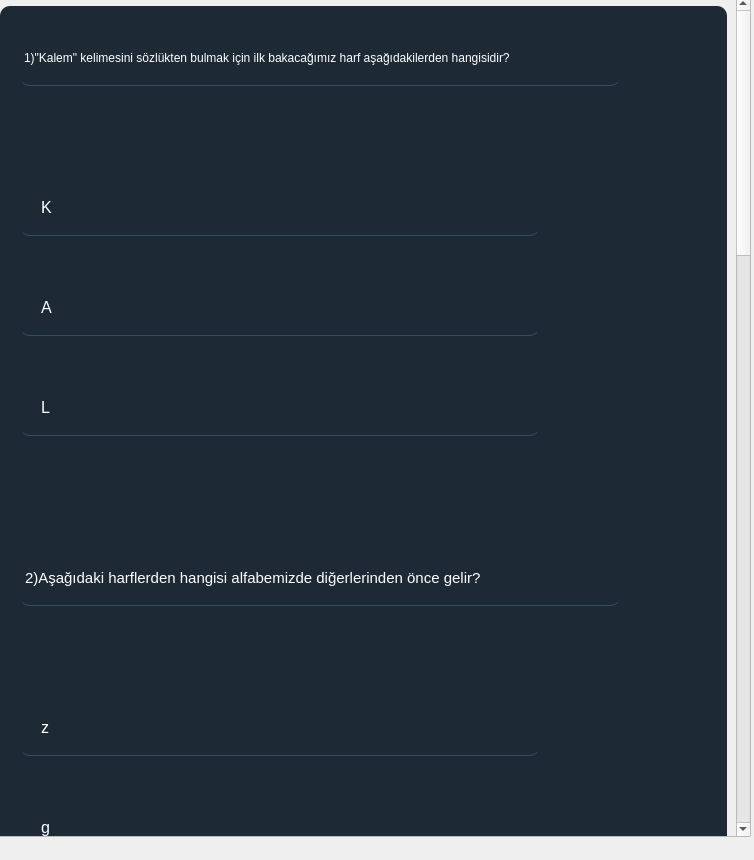
<?xml version="1.0" encoding="UTF-8"?>
<ui version="4.0">
 <class>Form</class>
 <widget class="QWidget" name="Form">
  <property name="geometry">
   <rect>
    <x>0</x>
    <y>0</y>
    <width>754</width>
    <height>860</height>
   </rect>
  </property>
  <property name="windowTitle">
   <string>Form</string>
  </property>
  <widget class="QScrollArea" name="scrollArea">
   <property name="geometry">
    <rect>
     <x>-10</x>
     <y>-4</y>
     <width>761</width>
     <height>841</height>
    </rect>
   </property>
   <property name="styleSheet">
    <string notr="true"/>
   </property>
   <property name="widgetResizable">
    <bool>true</bool>
   </property>
   <widget class="QWidget" name="scrollAreaWidgetContents">
    <property name="geometry">
     <rect>
      <x>0</x>
      <y>-40</y>
      <width>738</width>
      <height>2792</height>
     </rect>
    </property>
    <layout class="QVBoxLayout" name="verticalLayout_2">
     <item>
      <widget class="QFrame" name="frame">
       <property name="minimumSize">
        <size>
         <width>0</width>
         <height>2770</height>
        </size>
       </property>
       <property name="styleSheet">
        <string notr="true">background-color:rgba(16,30,41,240);
border-radius:10px;



</string>
       </property>
       <property name="frameShape">
        <enum>QFrame::StyledPanel</enum>
       </property>
       <property name="frameShadow">
        <enum>QFrame::Raised</enum>
       </property>
       <widget class="QRadioButton" name="radioButton_10">
        <property name="geometry">
         <rect>
          <x>20</x>
          <y>1840</y>
          <width>520</width>
          <height>50</height>
         </rect>
        </property>
        <property name="font">
         <font>
          <pointsize>12</pointsize>
         </font>
        </property>
        <property name="styleSheet">
         <string notr="true">background-color:rgba(0,0,0,0);
border:1px solid rgba(0,0,0,0);
border-bottom-color:rgba(46,82,101,255);
color:rgb(255,255,255);
padding-bottom:7px
</string>
        </property>
        <property name="text">
         <string>atkı-eldiven-mont
</string>
        </property>
       </widget>
       <widget class="QRadioButton" name="radioButton_11">
        <property name="geometry">
         <rect>
          <x>20</x>
          <y>2360</y>
          <width>520</width>
          <height>50</height>
         </rect>
        </property>
        <property name="font">
         <font>
          <pointsize>12</pointsize>
         </font>
        </property>
        <property name="styleSheet">
         <string notr="true">background-color:rgba(0,0,0,0);
border:1px solid rgba(0,0,0,0);
border-bottom-color:rgba(46,82,101,255);
color:rgb(255,255,255);
padding-bottom:7px
</string>
        </property>
        <property name="text">
         <string>Yıldırım
</string>
        </property>
       </widget>
       <widget class="QRadioButton" name="radioButton_3">
        <property name="geometry">
         <rect>
          <x>20</x>
          <y>380</y>
          <width>520</width>
          <height>50</height>
         </rect>
        </property>
        <property name="font">
         <font>
          <pointsize>12</pointsize>
         </font>
        </property>
        <property name="styleSheet">
         <string notr="true">background-color:rgba(0,0,0,0);
border:1px solid rgba(0,0,0,0);
border-bottom-color:rgba(46,82,101,255);
color:rgb(255,255,255);
padding-bottom:7px
</string>
        </property>
        <property name="text">
         <string>L</string>
        </property>
       </widget>
       <widget class="QRadioButton" name="radioButton_7">
        <property name="geometry">
         <rect>
          <x>20</x>
          <y>2260</y>
          <width>520</width>
          <height>50</height>
         </rect>
        </property>
        <property name="font">
         <font>
          <pointsize>12</pointsize>
         </font>
        </property>
        <property name="styleSheet">
         <string notr="true">background-color:rgba(0,0,0,0);
border:1px solid rgba(0,0,0,0);
border-bottom-color:rgba(46,82,101,255);
color:rgb(255,255,255);
padding-bottom:7px
</string>
        </property>
        <property name="text">
         <string>Şimşek
</string>
        </property>
       </widget>
       <widget class="QRadioButton" name="radioButton_15">
        <property name="geometry">
         <rect>
          <x>20</x>
          <y>2460</y>
          <width>520</width>
          <height>50</height>
         </rect>
        </property>
        <property name="font">
         <font>
          <pointsize>12</pointsize>
         </font>
        </property>
        <property name="styleSheet">
         <string notr="true">background-color:rgba(0,0,0,0);
border:1px solid rgba(0,0,0,0);
border-bottom-color:rgba(46,82,101,255);
color:rgb(255,255,255);
padding-bottom:7px
</string>
        </property>
        <property name="text">
         <string>Bulut</string>
        </property>
       </widget>
       <widget class="QLabel" name="label_5">
        <property name="geometry">
         <rect>
          <x>20</x>
          <y>2110</y>
          <width>601</width>
          <height>50</height>
         </rect>
        </property>
        <property name="font">
         <font>
          <pointsize>13</pointsize>
         </font>
        </property>
        <property name="styleSheet">
         <string notr="true">background-color:rgba(0,0,0,0);
border:1px solid rgba(0,0,0,0);
border-bottom-color:rgba(46,82,101,255);
color:rgb(255,255,255);
padding-bottom:7px</string>
        </property>
        <property name="text">
         <string>5)Aşağıdakilerden hangisi sözlükte diğerlerinden önce gelir?</string>
        </property>
       </widget>
       <widget class="QRadioButton" name="radioButton_6">
        <property name="geometry">
         <rect>
          <x>20</x>
          <y>1740</y>
          <width>520</width>
          <height>50</height>
         </rect>
        </property>
        <property name="font">
         <font>
          <pointsize>12</pointsize>
         </font>
        </property>
        <property name="styleSheet">
         <string notr="true">background-color:rgba(0,0,0,0);
border:1px solid rgba(0,0,0,0);
border-bottom-color:rgba(46,82,101,255);
color:rgb(255,255,255);
padding-bottom:7px
</string>
        </property>
        <property name="text">
         <string>mont-atkı-eldiven
</string>
        </property>
       </widget>
       <widget class="QRadioButton" name="radioButton_5">
        <property name="geometry">
         <rect>
          <x>20</x>
          <y>1220</y>
          <width>520</width>
          <height>50</height>
         </rect>
        </property>
        <property name="font">
         <font>
          <pointsize>12</pointsize>
         </font>
        </property>
        <property name="styleSheet">
         <string notr="true">background-color:rgba(0,0,0,0);
border:1px solid rgba(0,0,0,0);
border-bottom-color:rgba(46,82,101,255);
color:rgb(255,255,255);
padding-bottom:7px
</string>
        </property>
        <property name="text">
         <string>sümbül</string>
        </property>
       </widget>
       <widget class="QRadioButton" name="radioButton_2">
        <property name="geometry">
         <rect>
          <x>20</x>
          <y>280</y>
          <width>520</width>
          <height>50</height>
         </rect>
        </property>
        <property name="font">
         <font>
          <pointsize>12</pointsize>
         </font>
        </property>
        <property name="styleSheet">
         <string notr="true">background-color:rgba(0,0,0,0);
border:1px solid rgba(0,0,0,0);
border-bottom-color:rgba(46,82,101,255);
color:rgb(255,255,255);
padding-bottom:7px
</string>
        </property>
        <property name="text">
         <string>A</string>
        </property>
       </widget>
       <widget class="QRadioButton" name="radioButton_14">
        <property name="geometry">
         <rect>
          <x>20</x>
          <y>1940</y>
          <width>520</width>
          <height>50</height>
         </rect>
        </property>
        <property name="font">
         <font>
          <pointsize>12</pointsize>
         </font>
        </property>
        <property name="styleSheet">
         <string notr="true">background-color:rgba(0,0,0,0);
border:1px solid rgba(0,0,0,0);
border-bottom-color:rgba(46,82,101,255);
color:rgb(255,255,255);
padding-bottom:7px
</string>
        </property>
        <property name="text">
         <string>eldiven-atkı-mont
</string>
        </property>
       </widget>
       <widget class="QLabel" name="label_4">
        <property name="geometry">
         <rect>
          <x>20</x>
          <y>1070</y>
          <width>601</width>
          <height>50</height>
         </rect>
        </property>
        <property name="font">
         <font>
          <pointsize>9</pointsize>
         </font>
        </property>
        <property name="styleSheet">
         <string notr="true">background-color:rgba(0,0,0,0);
border:1px solid rgba(0,0,0,0);
border-bottom-color:rgba(46,82,101,255);
color:rgb(255,255,255);
padding-bottom:7px</string>
        </property>
        <property name="text">
         <string>3)&quot;sümbül&quot;, &quot;lale&quot;, &quot;gül&quot; sözcükleri alfabetik sıraya konulduğunda ikinci kelime hangisi olur?</string>
        </property>
       </widget>
       <widget class="QRadioButton" name="radioButton_8">
        <property name="geometry">
         <rect>
          <x>20</x>
          <y>800</y>
          <width>520</width>
          <height>50</height>
         </rect>
        </property>
        <property name="font">
         <font>
          <pointsize>12</pointsize>
         </font>
        </property>
        <property name="styleSheet">
         <string notr="true">background-color:rgba(0,0,0,0);
border:1px solid rgba(0,0,0,0);
border-bottom-color:rgba(46,82,101,255);
color:rgb(255,255,255);
padding-bottom:7px
</string>
        </property>
        <property name="text">
         <string>g</string>
        </property>
       </widget>
       <widget class="QLabel" name="label_3">
        <property name="geometry">
         <rect>
          <x>20</x>
          <y>1590</y>
          <width>601</width>
          <height>50</height>
         </rect>
        </property>
        <property name="font">
         <font>
          <pointsize>10</pointsize>
         </font>
        </property>
        <property name="styleSheet">
         <string notr="true">background-color:rgba(0,0,0,0);
border:1px solid rgba(0,0,0,0);
border-bottom-color:rgba(46,82,101,255);
color:rgb(255,255,255);
padding-bottom:7px</string>
        </property>
        <property name="text">
         <string>4)&quot;mont&quot;, &quot;atkı&quot;, &quot;eldiven&quot; kelimeleri alfabetik sıraya göre nasıl sıralanmalıdır?</string>
        </property>
       </widget>
       <widget class="QLabel" name="label_2">
        <property name="geometry">
         <rect>
          <x>20</x>
          <y>550</y>
          <width>601</width>
          <height>50</height>
         </rect>
        </property>
        <property name="font">
         <font>
          <pointsize>11</pointsize>
         </font>
        </property>
        <property name="styleSheet">
         <string notr="true">background-color:rgba(0,0,0,0);
border:1px solid rgba(0,0,0,0);
border-bottom-color:rgba(46,82,101,255);
color:rgb(255,255,255);
padding-bottom:7px</string>
        </property>
        <property name="text">
         <string>2)Aşağıdaki harflerden hangisi alfabemizde diğerlerinden önce gelir?</string>
        </property>
       </widget>
       <widget class="QRadioButton" name="radioButton_9">
        <property name="geometry">
         <rect>
          <x>20</x>
          <y>1320</y>
          <width>520</width>
          <height>50</height>
         </rect>
        </property>
        <property name="font">
         <font>
          <pointsize>12</pointsize>
         </font>
        </property>
        <property name="styleSheet">
         <string notr="true">background-color:rgba(0,0,0,0);
border:1px solid rgba(0,0,0,0);
border-bottom-color:rgba(46,82,101,255);
color:rgb(255,255,255);
padding-bottom:7px
</string>
        </property>
        <property name="text">
         <string>lale</string>
        </property>
       </widget>
       <widget class="QLabel" name="label">
        <property name="geometry">
         <rect>
          <x>20</x>
          <y>30</y>
          <width>601</width>
          <height>50</height>
         </rect>
        </property>
        <property name="font">
         <font>
          <pointsize>9</pointsize>
         </font>
        </property>
        <property name="styleSheet">
         <string notr="true">background-color:rgba(0,0,0,0);
border:1px solid rgba(0,0,0,0);
border-bottom-color:rgba(46,82,101,255);
color:rgb(255,255,255);
padding-bottom:7px</string>
        </property>
        <property name="text">
         <string>1)&quot;Kalem&quot; kelimesini sözlükten bulmak için ilk bakacağımız harf aşağıdakilerden hangisidir?</string>
        </property>
       </widget>
       <widget class="QRadioButton" name="radioButton_4">
        <property name="geometry">
         <rect>
          <x>20</x>
          <y>700</y>
          <width>520</width>
          <height>50</height>
         </rect>
        </property>
        <property name="font">
         <font>
          <pointsize>12</pointsize>
         </font>
        </property>
        <property name="styleSheet">
         <string notr="true">background-color:rgba(0,0,0,0);
border:1px solid rgba(0,0,0,0);
border-bottom-color:rgba(46,82,101,255);
color:rgb(255,255,255);
padding-bottom:7px
</string>
        </property>
        <property name="text">
         <string>z</string>
        </property>
       </widget>
       <widget class="QRadioButton" name="radioButton_13">
        <property name="geometry">
         <rect>
          <x>20</x>
          <y>1420</y>
          <width>520</width>
          <height>50</height>
         </rect>
        </property>
        <property name="font">
         <font>
          <pointsize>12</pointsize>
         </font>
        </property>
        <property name="styleSheet">
         <string notr="true">background-color:rgba(0,0,0,0);
border:1px solid rgba(0,0,0,0);
border-bottom-color:rgba(46,82,101,255);
color:rgb(255,255,255);
padding-bottom:7px
</string>
        </property>
        <property name="text">
         <string>gül</string>
        </property>
       </widget>
       <widget class="QRadioButton" name="radioButton_12">
        <property name="geometry">
         <rect>
          <x>20</x>
          <y>900</y>
          <width>520</width>
          <height>50</height>
         </rect>
        </property>
        <property name="font">
         <font>
          <pointsize>12</pointsize>
         </font>
        </property>
        <property name="styleSheet">
         <string notr="true">background-color:rgba(0,0,0,0);
border:1px solid rgba(0,0,0,0);
border-bottom-color:rgba(46,82,101,255);
color:rgb(255,255,255);
padding-bottom:7px
</string>
        </property>
        <property name="text">
         <string>m</string>
        </property>
       </widget>
       <widget class="QRadioButton" name="radioButton">
        <property name="geometry">
         <rect>
          <x>20</x>
          <y>180</y>
          <width>520</width>
          <height>50</height>
         </rect>
        </property>
        <property name="font">
         <font>
          <pointsize>12</pointsize>
         </font>
        </property>
        <property name="styleSheet">
         <string notr="true">background-color:rgba(0,0,0,0);
border:1px solid rgba(0,0,0,0);
border-bottom-color:rgba(46,82,101,255);
color:rgb(255,255,255);
padding-bottom:7px
</string>
        </property>
        <property name="text">
         <string>K</string>
        </property>
       </widget>
      </widget>
     </item>
    </layout>
   </widget>
  </widget>
 </widget>
 <resources/>
 <connections/>
</ui>
